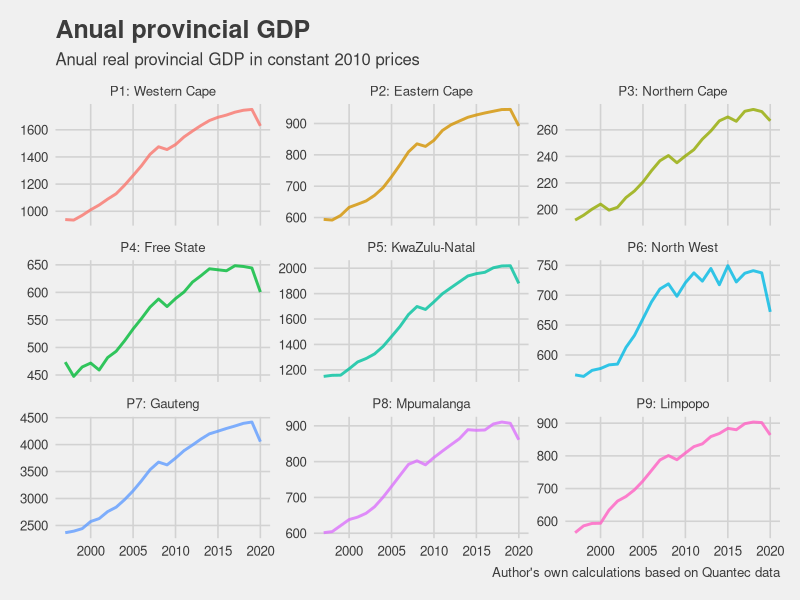

Recreate this plot in R.
## ---- chunk 1
knitr::opts_chunk$set(echo = TRUE)
library(tidyverse)
library(ggthemes)
## ---- chunk 2

gdp_provinces <- read_csv("data/GDP_Provinces.csv") %>% select(Region, Date, Value)
view(gdp_provinces)
## ---- chunk 3
clean_gdp <- gdp_provinces %>% filter(Region != 'Total: South Africa') %>%
    mutate(quater = ifelse(grepl("Q1", Date), 1, 
                           ifelse(grepl("Q2", Date), 2, 
                                  ifelse(grepl("Q3", Date), 3, 4)))) %>%  
    mutate(Date = as.numeric(substr(Date, start = 1, stop = 4))) %>% group_by(Date, Region) %>%
    summarise(Value = sum(Value)) %>% ungroup() %>% mutate(Value = (Value/1000))

clean_gdp %>%  
    ggplot() +
    geom_line(aes(x = Date, y = Value, color = Region), alpha = 0.8, size = 1) +
    facet_wrap(~Region, scales = "free_y") +
    theme_fivethirtyeight() +
    labs(title = "Anual provincial GDP", subtitle = "Anual real provincial GDP in constant 2010 prices", caption = "Author's own calculations based on Quantec data", y = "R billion (constant 2010 prices)", x = "") +
    guides(color = F)
